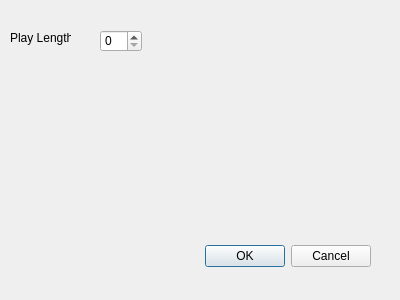
<?xml version="1.0" encoding="UTF-8"?>
<ui version="4.0">
 <class>Dialog</class>
 <widget class="QDialog" name="Dialog">
  <property name="geometry">
   <rect>
    <x>0</x>
    <y>0</y>
    <width>400</width>
    <height>300</height>
   </rect>
  </property>
  <property name="windowTitle">
   <string>Dialog</string>
  </property>
  <widget class="QDialogButtonBox" name="buttonBox">
   <property name="geometry">
    <rect>
     <x>30</x>
     <y>240</y>
     <width>341</width>
     <height>32</height>
    </rect>
   </property>
   <property name="orientation">
    <enum>Qt::Horizontal</enum>
   </property>
   <property name="standardButtons">
    <set>QDialogButtonBox::Cancel|QDialogButtonBox::Ok</set>
   </property>
  </widget>
  <widget class="QLabel" name="label_2">
   <property name="geometry">
    <rect>
     <x>10</x>
     <y>30</y>
     <width>61</width>
     <height>16</height>
    </rect>
   </property>
   <property name="text">
    <string>Play Length</string>
   </property>
  </widget>
  <widget class="QSpinBox" name="spinBox_2">
   <property name="geometry">
    <rect>
     <x>100</x>
     <y>30</y>
     <width>42</width>
     <height>22</height>
    </rect>
   </property>
  </widget>
 </widget>
 <resources/>
 <connections>
  <connection>
   <sender>buttonBox</sender>
   <signal>accepted()</signal>
   <receiver>Dialog</receiver>
   <slot>accept()</slot>
   <hints>
    <hint type="sourcelabel">
     <x>248</x>
     <y>254</y>
    </hint>
    <hint type="destinationlabel">
     <x>157</x>
     <y>274</y>
    </hint>
   </hints>
  </connection>
  <connection>
   <sender>buttonBox</sender>
   <signal>rejected()</signal>
   <receiver>Dialog</receiver>
   <slot>reject()</slot>
   <hints>
    <hint type="sourcelabel">
     <x>316</x>
     <y>260</y>
    </hint>
    <hint type="destinationlabel">
     <x>286</x>
     <y>274</y>
    </hint>
   </hints>
  </connection>
 </connections>
</ui>
